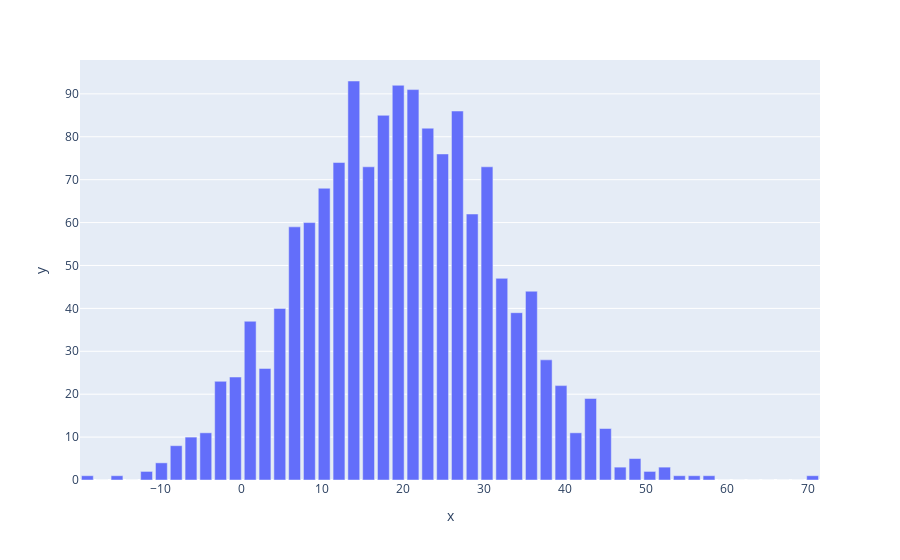

Write notebook code for a chart like this one.
### Code cell
v = np.random.randn(1500) * 12 + 20
y, x = np.histogram(v, bins=50)
print(y.shape, x.shape)
fig = px.bar(x=x[:-1], y=y)
fig.show()

### Figure 1 — Plotly figure (JSON) as saved in the notebook; plotly's stock layout.template omitted (floating-point values rounded to 4 significant figures)
{"data": [{"hovertemplate": "x=%{x}<br>y=%{y}<extra></extra>", "legendgroup": "", "marker": {"color": "#636efa", "pattern": {"shape": ""}}, "name": "", "orientation": "v", "showlegend": false, "textposition": "auto", "type": "bar", "x": [-19.06, -17.23, -15.4, -13.57, -11.74, -9.912, -8.082, -6.251, -4.421, -2.591, -0.7608, 1.069, 2.9, 4.73, 6.56, 8.39, 10.22, 12.05, 13.88, 15.71, 17.54, 19.37, 21.2, 23.03, 24.86, 26.69, 28.52, 30.35, 32.18, 34.01, 35.84, 37.67, 39.5, 41.33, 43.16, 44.99, 46.82, 48.65, 50.48, 52.31, 54.14, 55.97, 57.81, 59.64, 61.47, 63.3, 65.13, 66.96, 68.79, 70.62], "xaxis": "x", "y": [1, 0, 1, 0, 2, 4, 8, 10, 11, 23, 24, 37, 26, 40, 59, 60, 68, 74, 93, 73, 85, 92, 91, 82, 76, 86, 62, 73, 47, 39, 44, 28, 22, 11, 19, 12, 3, 5, 2, 3, 1, 1, 1, 0, 0, 0, 0, 0, 0, 1], "yaxis": "y"}], "layout": {"barmode": "relative", "legend": {"tracegroupgap": 0}, "margin": {"t": 60}, "xaxis": {"anchor": "y", "domain": [0, 1], "title": {"text": "x"}}, "yaxis": {"anchor": "x", "domain": [0, 1], "title": {"text": "y"}}}}
